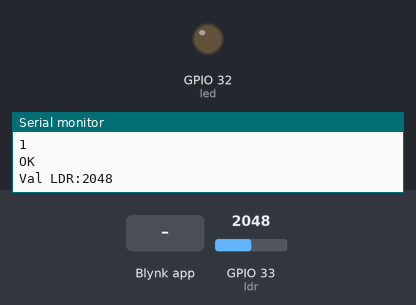
A sketch run on a simulated ESP32. On the bench: output pins drawn as LEDs (lit = HIGH), the last lines printed to the serial monitor. The inputs (shaded band) are chosen by the test bench; at power-on: GPIO 33 (ldr) = 2048. WiFi joins after 1.5 s; servers stay silent unless stated.

Above: at 3.0 s.
3.1 s: Blynk app writes 1 to V1
At 3.7 s:
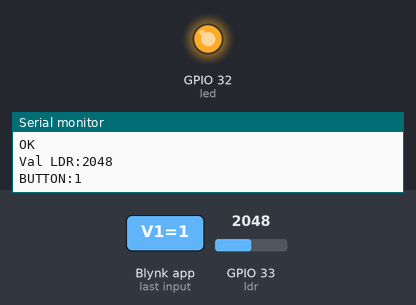
4.6 s: Blynk app writes 0 to V1
At 6.0 s:
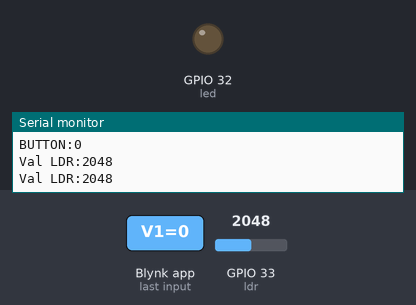
Timing chart, 0 to 7.6 s (numbered marks = the images above; inputs shaded):
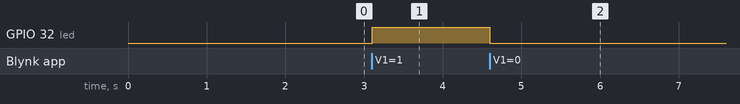

The sketch:

project2.ino
```cpp
#include <WiFi.h>
#include <BlynkSimpleEsp32.h>
#define BLYNK_NO_BUILTIN
#define BLYNK_NO_FLOAT
#define BLYNK_PRINT Serial
#define BLYNK_TEMPLATE_ID "TMPL_F9xpXCF"
#define BLYNK_DEVICE_NAME "Quickstart Template"
#define BLYNK_AUTH_TOKEN "dJLgdN0EJt1shUnKJnEJTbpD1irqhB79"
//PIN
#define led 32
#define ldr 33

//Blynk Wifi Config
char ssid[] = "robotku";
char pass[] = "robot1234";
char auth[] = BLYNK_AUTH_TOKEN;

BlynkTimer timer;
void sendSensorLDR(){
  int val=analogRead(ldr);
  Serial.print("Val LDR:");Serial.println(val);
  Blynk.virtualWrite(V4,val);
}
BLYNK_WRITE(V1) {
  int btn = param.asInt(); //Cek Data Button
  Serial.print("BUTTON:"); Serial.println(btn);

  if (btn == 1)digitalWrite(led, HIGH); //1-ON , 0-OFF
  if (btn == 0)digitalWrite(led, LOW);
}
void setup() {
  Serial.begin(115200);
  pinMode(led, OUTPUT);             //Led Output

  Blynk.begin(auth, ssid, pass, "blynk.cloud", 80);   //Blynk Config
  Serial.println(Blynk.connected());
  Serial.println("OK");
  timer.setInterval(1000L, sendSensorLDR);  //Timer Sensor
}
void loop() {
  Blynk.run();
  timer.run();
}
```

Measured:
- after the input at 3.1 s, GPIO 32 (led): LOW → HIGH at once
- after the input at 4.6 s, GPIO 32 (led): HIGH → LOW at once
